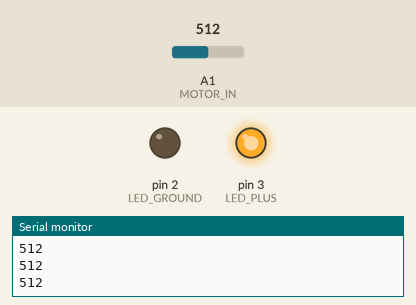
Recording of a sketch running on a simulated Arduino Uno, built with avr-gcc and run on an emulated ATmega328P. Shown: output pins drawn as LEDs (lit = HIGH), the last lines printed to the serial monitor. The test bench sets the inputs (shaded band); at power-on: A1 (MOTOR_IN) = 512.

Above: at 1.2 s.
1.3 s: A1 (MOTOR_IN) set to 28
2.8 s: A1 (MOTOR_IN) set to 22
At 3.3 s:
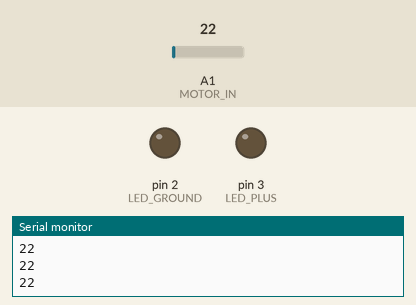
4.3 s: A1 (MOTOR_IN) set to 122
At 5.5 s:
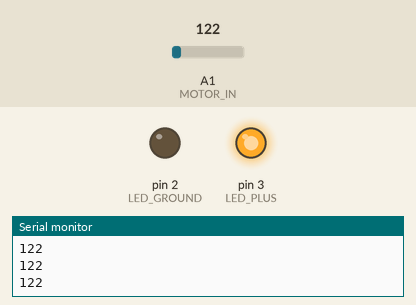
5.8 s: A1 (MOTOR_IN) set to 15
At 6.8 s:
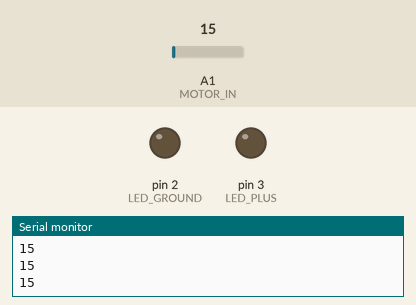
Timing chart, 0 to 8.3 s (numbered marks = the images above; inputs shaded):
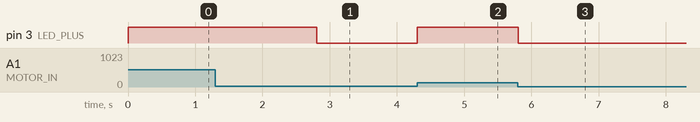

The sketch:

windMesserArduino.ino
```cpp
#define MOTOR_IN A1
#define THRESHOLD_POWER 25
#define LED_GROUND 2
#define LED_PLUS 3

void setup() {
  // put your setup code here, to run once:
  Serial.begin(9600);
  pinMode(LED_GROUND, OUTPUT);
  pinMode(LED_PLUS, OUTPUT);
  digitalWrite(LED_GROUND, LOW);
}

void loop() {
  // put your main code here, to run repeatedly:
  int voltage = analogRead(MOTOR_IN);
  Serial.println(voltage);
  if (voltage > THRESHOLD_POWER) {
    digitalWrite(LED_PLUS, HIGH);
  }
  else {
    digitalWrite(LED_PLUS, LOW);
  }
}
```

Measured:
- the behaviour switches between 26 and 25 on A1 (MOTOR_IN) (found by bisection; images 0 and 1)
- after the input at 2.8 s, pin 3 (LED_PLUS): HIGH → LOW at once
- after the input at 4.3 s, pin 3 (LED_PLUS): LOW → HIGH at once
- after the input at 5.8 s, pin 3 (LED_PLUS): HIGH → LOW at once
